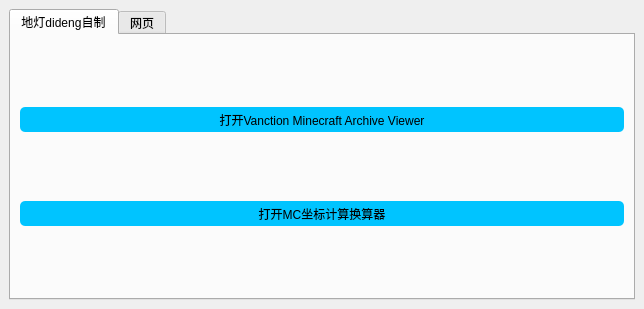
<?xml version="1.0" encoding="UTF-8"?>
<ui version="4.0">
 <class>MainWindow</class>
 <widget class="QMainWindow" name="MainWindow">
  <property name="geometry">
   <rect>
    <x>0</x>
    <y>0</y>
    <width>644</width>
    <height>309</height>
   </rect>
  </property>
  <property name="windowTitle">
   <string>Minecraft Kibitect</string>
  </property>
  <property name="styleSheet">
   <string notr="true">QPushButton{
	border-radius:5px;
	background-color:rgb(0, 196, 255);
	color:rgb(0,0,0);
	outline: none;
}
QPushButton:hover {
	border-radius:5px;
	background-color:rgb(100, 196, 255);
	color:rgb(0,0,0);
	outline: none;
}
QPushButton:pressed {
	border-radius:5px;
	background-color:rgb(150, 236, 255);
	color:rgb(0,0,0);
	outline: none;
}
QPushButton:disabled {
	border-radius:5px;
	background-color:rgb(100, 100, 100);
	color:rgb(0,0,0);
	outline: none;
}</string>
  </property>
  <widget class="QWidget" name="centralwidget">
   <layout class="QVBoxLayout" name="verticalLayout_3">
    <item>
     <layout class="QVBoxLayout" name="Cksn">
      <item>
       <layout class="QVBoxLayout" name="verticalLayout_4">
        <item>
         <widget class="QTabWidget" name="tabWidget">
          <property name="currentIndex">
           <number>0</number>
          </property>
          <widget class="QWidget" name="tab_3">
           <attribute name="title">
            <string>地灯dideng自制</string>
           </attribute>
           <layout class="QVBoxLayout" name="verticalLayout_2">
            <item>
             <widget class="QPushButton" name="Open_VMAV">
              <property name="minimumSize">
               <size>
                <width>25</width>
                <height>25</height>
               </size>
              </property>
              <property name="text">
               <string>打开Vanction Minecraft Archive Viewer</string>
              </property>
             </widget>
            </item>
            <item>
             <widget class="QPushButton" name="Open_CC">
              <property name="minimumSize">
               <size>
                <width>25</width>
                <height>25</height>
               </size>
              </property>
              <property name="text">
               <string>打开MC坐标计算换算器</string>
              </property>
             </widget>
            </item>
           </layout>
          </widget>
          <widget class="QWidget" name="tab_4">
           <attribute name="title">
            <string>网页</string>
           </attribute>
           <layout class="QVBoxLayout" name="verticalLayout">
            <item>
             <widget class="QPushButton" name="Open_web">
              <property name="enabled">
               <bool>true</bool>
              </property>
              <property name="minimumSize">
               <size>
                <width>25</width>
                <height>25</height>
               </size>
              </property>
              <property name="text">
               <string>网页工具</string>
              </property>
             </widget>
            </item>
            <item>
             <widget class="QPushButton" name="MC_Nav">
              <property name="minimumSize">
               <size>
                <width>25</width>
                <height>25</height>
               </size>
              </property>
              <property name="text">
               <string>MC 导航网</string>
              </property>
             </widget>
            </item>
           </layout>
          </widget>
         </widget>
        </item>
       </layout>
      </item>
     </layout>
    </item>
   </layout>
  </widget>
 </widget>
 <resources/>
 <connections/>
</ui>
